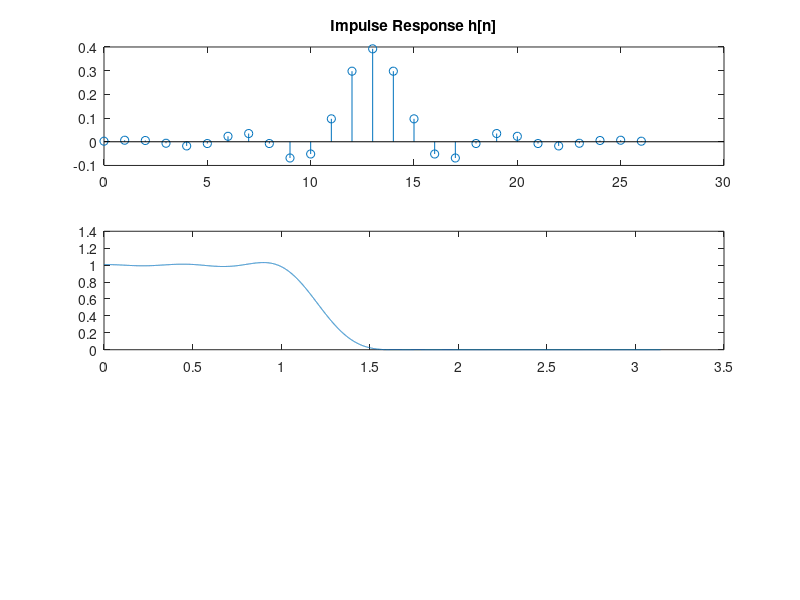

MATLAB code to generate this figure: (Note: this script raises an error after producing the figure.)
deltap=1; deltas=0.01;
Lh=27; L=Lh-1; K=10*Lh; k=0:K-1; Omk=k*2*pi/K;

Omp=pi/3; Oms=pi/2;
Q = (Omk<=Omp)*(1/((deltap/2)^2)) + (Omk>=Oms)*(1/(deltas^2));
Q(fix(K/2)+2:end) = Q(round(K/2):-1:2);
Hd = 1.0*(Omk<=Omp).*exp(-1j*k*pi*L/K);
Hd(fix(K/2)+2:end) = conj(Hd(round(K/2):-1:2));

% Oms=3*pi/8; Omp=pi/2;
% Q = (Omk<=Oms)*(10000) + (Omk>=Omp)*(1);
% Q(fix(K/2)+2:end) = Q(round(K/2):-1:2);
% Hd = 1.0*(Omk>=Omp).*exp(-1j*k*pi*L/K);
% Hd(fix(K/2)+2:end) = conj(Hd(round(K/2):-1:2));

l=(0:L)'; a=exp(1j*l*Omk)*Q.'/K; b=exp(1j*l*Omk)*(Hd.*Q/K).';
A = toeplitz(a); h = real((A\b));

n = (0:L)'; subplot(311); stem(n,h); title('Impulse Response h[n]');

Om = linspace(0,pi,10001); H = polyval(h,exp(1j*Om)).*exp(-1j*L*Om);
subplot(312); plot(Om,abs(H));

pgon1 = polyshape([0,0;0,(1-deltap/2);Omp,(1-deltap/2);Omp,0]);
pgon2 = polyshape([0,(1+deltap/2);0,3;Omp,3;Omp,(1+deltap/2)]);
pgon3 = polyshape([Oms,deltas;pi,deltas;pi,3;Oms,3]);

% pgon1 = polyshape([0,deltas;Oms,deltas;Oms,3;0,3]);
% pgon2 = polyshape([Omp,0;Omp,(1-deltap/2);pi,(1-deltap/2);pi,0]);
% pgon3 = polyshape([Omp,(1+deltap/2);Omp,3;pi,3;pi,(1+deltap/2)]);

hold on;
plot(pgon1);
plot(pgon2);
plot(pgon3);
hold off;
ylim([0,1.2*(1+deltap/2)]);xlim([0,pi]); title('Magnitude Response');

Zdig = roots(h);
subplot(313); plot(real(Zdig),imag(Zdig),'ko','Markersize', 10);
title('Zero Plot');
grid on; xlim([-1.2 1.2]), ylim([-1.2 1.2]);
hold on;
% Draw unit circle for reference
hold on;
s = exp(1j*linspace(0,2*pi));
plot(real(s),imag(s));

